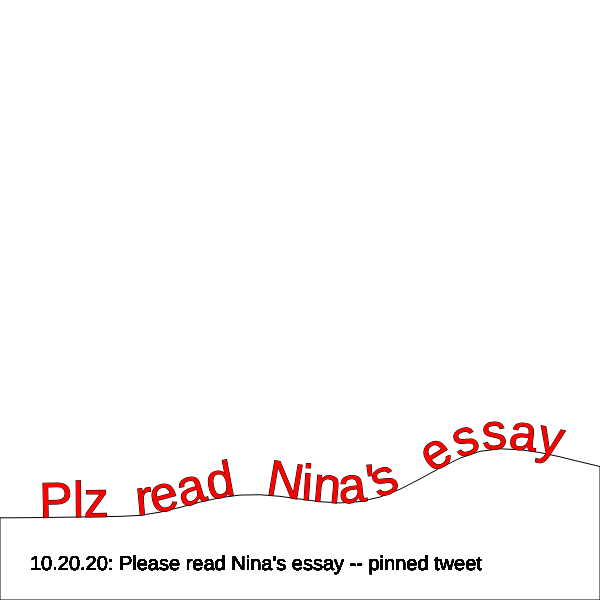
Frame 1 (no input)
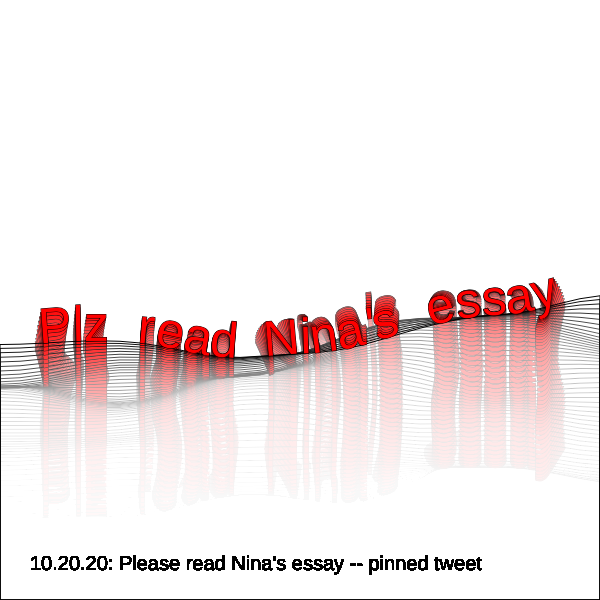
Frame 60 (no input)
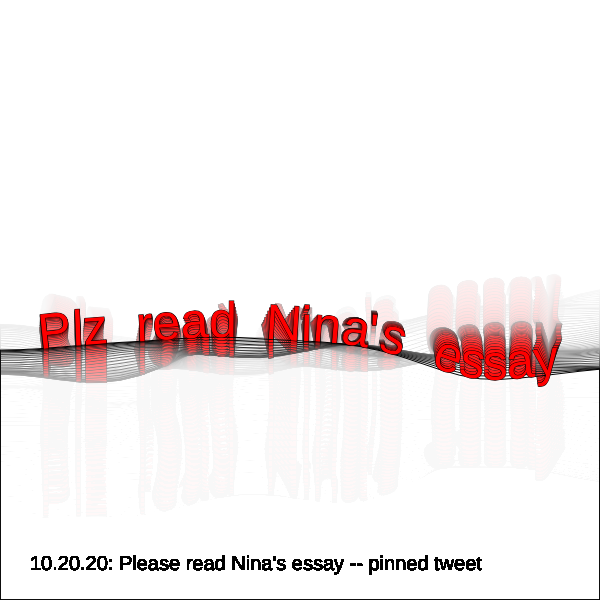
Frame 120 (the mouse pressed at the canvas centre since frame 60)

The p5.js sketch that drew these frames (run headless with seeded random() and noise() and a simulated clock; from frame 60 on, the mouse is pressed at the canvas centre):

// p5.js sketch
// ── sketch.js
/******************
Code by Vamoss
Original code link:
https://www.openprocessing.org/sketch/697866

Author links:
http://vamoss.com.br
http://twitter.com/vamoss
http://github.com/vamoss

Mod by Nina Lutz 2020 
******************/

const textToWrite = "Plz  read  Nina's  essay";
const frequency = 0.001;
const fontSize = 50;

//auto start variables
let centerX, centerY, startX, step, amplitude;

function setup() {
  createCanvas(600, 600);
  centerX = 300;
  centerY = 300;
  textFont('Helvetica');
  textSize(fontSize);
  
  step = 0;
  startX = centerX - textWidth(textToWrite) / 2;
  blendMode(SUBTRACT)
}

function getY(x){
  return centerY / 2 + noise(step, x * frequency) * amplitude;
}

function draw() {
  background(255, 15);
  // fill(0);

  noFill();
  stroke(0);  
  //for calculating the noise in getY function
  step += 0.01;
  amplitude = map(300, 0, height, 300, 800);
  
  //draw liquid
  beginShape();
    vertex(0, height);
    for(let x = 0; x < width; x += 20){
      vertex(x, getY(x));
    }
    vertex(width, getY(width));
    vertex(width, height);
  endShape(CLOSE);
  
  //draw text
  let x = startX;
  for (var i = 0; i < textToWrite.length; i++) {
    let charWidth = textWidth(textToWrite.charAt(i));
    x += charWidth/2;
    let y = getY(x);

    fill(255, 0, 0)
  
    //calculate angle
    let angle = atan2(getY(x - charWidth / 2) - getY(x + charWidth / 2), -fontSize) + PI;
    angle *= 2;//expression
    push();
      //apply angle
      translate(x, y);
        rotate(angle);
      translate(-x, -y);  
      text(textToWrite.charAt(i), x-charWidth/2, y);
    pop();
    x += charWidth/2;
    fill(0);
    noStroke()
    textSize(20)
    text("10.20.20: Please read Nina's essay -- pinned tweet", 30, height-30)
    stroke(0)
    textSize(50)
  }//for
}

// function mouseMoved(){
//   startX = mouseX - textWidth(textToWrite) / 2;
// }
  
  
